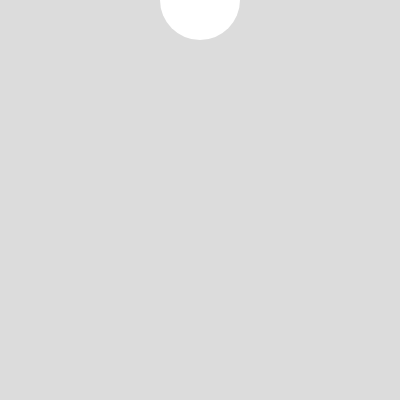
Frame 1 (no input)
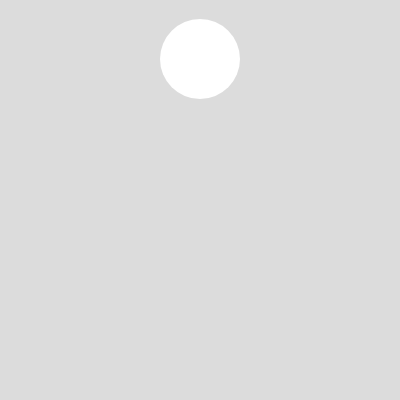
Frame 60 (no input)
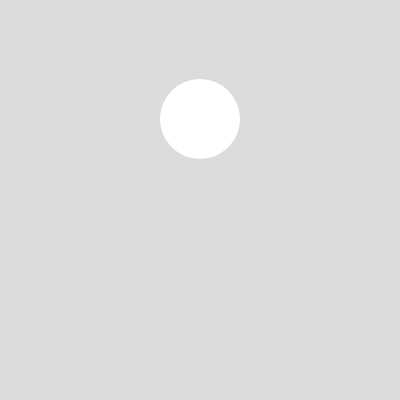
Frame 120 (the mouse pressed at the canvas centre since frame 60)

The p5.js sketch that drew these frames (run headless with seeded random() and noise() and a simulated clock; from frame 60 on, the mouse is pressed at the canvas centre):

// p5.js sketch
// ── sketch.js
var y=0;

function setup() {
  createCanvas(400, 400);
}

function draw() {
  background(220);
  noStroke();
  ellipse(width/2,y,80,80);
  y++;
}
